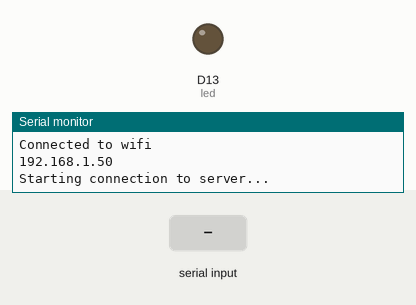
Recording of a sketch running on a simulated Arduino MKR. On the bench: output pins drawn as LEDs (lit = HIGH), the last lines printed to the serial monitor. The inputs (shaded band) are chosen by the test bench. WiFi joins after 1.5 s; servers stay silent unless stated.

Above: at 4.7 s.
4.8 s: "1" received over Serial
At 7.8 s:
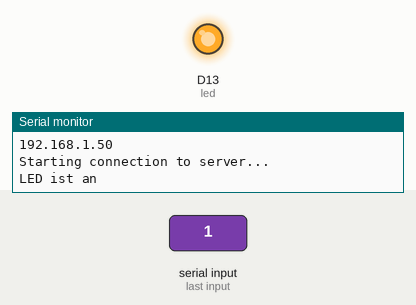
10.0 s: "0" received over Serial
At 11.8 s:
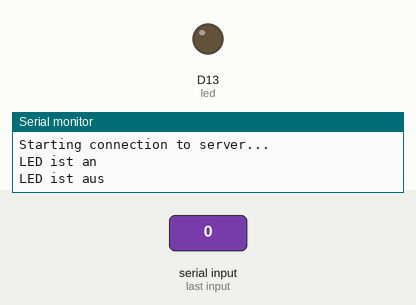
Timing chart, 0 to 13.3 s (numbered marks = the images above; inputs shaded):
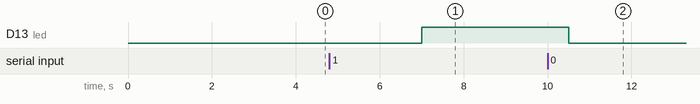

Measured:
- after the input at 4.8 s, D13 (led): LOW → HIGH after 2.2 s
- after the input at 10.0 s, D13 (led): HIGH → LOW after 0.51 s

The sketch:

test5_Pro.ino
```cpp
#include <SPI.h>
#include <WiFiNINA.h>
#include <WiFiUdp.h>


//Variablen

char wert;
int led = 13;

String read_string;
int string_size;
int status = WL_IDLE_STATUS;
char ssid[] = "WLAN-8JCREQ"; //  your network SSID (name)
char pass[] = "9094182670536042";    // your network password (use for WPA, or use as key for WEP)
int keyIndex = 0;            // your network key Index number (needed only for WEP)

unsigned int localPort = 5001;      // local port to listen on

char packetBuffer[255]; //buffer to hold incoming packet
char  ReplyBuffer[] = "acknowledged";       // a string to send back

WiFiUDP Udp;

void setup() {
  //Initialize serial and wait for port to open:
  Serial.begin(9600);
  while (!Serial) {
    ; // wait for serial port to connect. Needed for native USB port only
  }

  // check for the presence of the shield:
  if (WiFi.status() == WL_NO_SHIELD) {
    Serial.println("WiFi shield not present");
    // don't continue:
    while (true);
  }

  String fv = WiFi.firmwareVersion();
  if (fv != "1.1.0") {
    Serial.println("Please upgrade the firmware");
  }

  // attempt to connect to Wifi network:
  while (status != WL_CONNECTED) {
    Serial.print("Attempting to connect to SSID: ");
    Serial.println(ssid);
    // Connect to WPA/WPA2 network. Change this line if using open or WEP network:
    status = WiFi.begin(ssid, pass);

    // wait 10 seconds for connection:
    delay(2000);
  }
  Serial.println("Connected to wifi");
  Serial.println(WiFi.localIP());

  Serial.println("\nStarting connection to server...");
  // if you get a connection, report back via serial:
  Udp.begin(localPort);


pinMode(led,OUTPUT);


}

void loop() {
  while (status != WL_CONNECTED) {
    Serial.print("Attempting to connect to SSID: ");
    Serial.println(ssid);
    Serial.println(WiFi.localIP());}
    // Connect to WPA/WPA2 network. Change this line if using open or WEP network:
    status = WiFi.begin(ssid, pass);

    // wait 10 seconds for connection:
    delay(2000);

  while (Serial.available()) {       // Wenn serielle Daten kommen, dann lesen
    wert = Serial.read();            // Daten in wert speichern
    if (wert== '1') {                // 1 heisst einschalten
      digitalWrite(led, HIGH);       // LED einschalten
      Serial.println("LED ist an");  // Rückgabe
    }
    else {
      digitalWrite(led, LOW);        // LED ausschalten
      Serial.println("LED ist aus"); // Rückgabe
    }
  }

}
```
